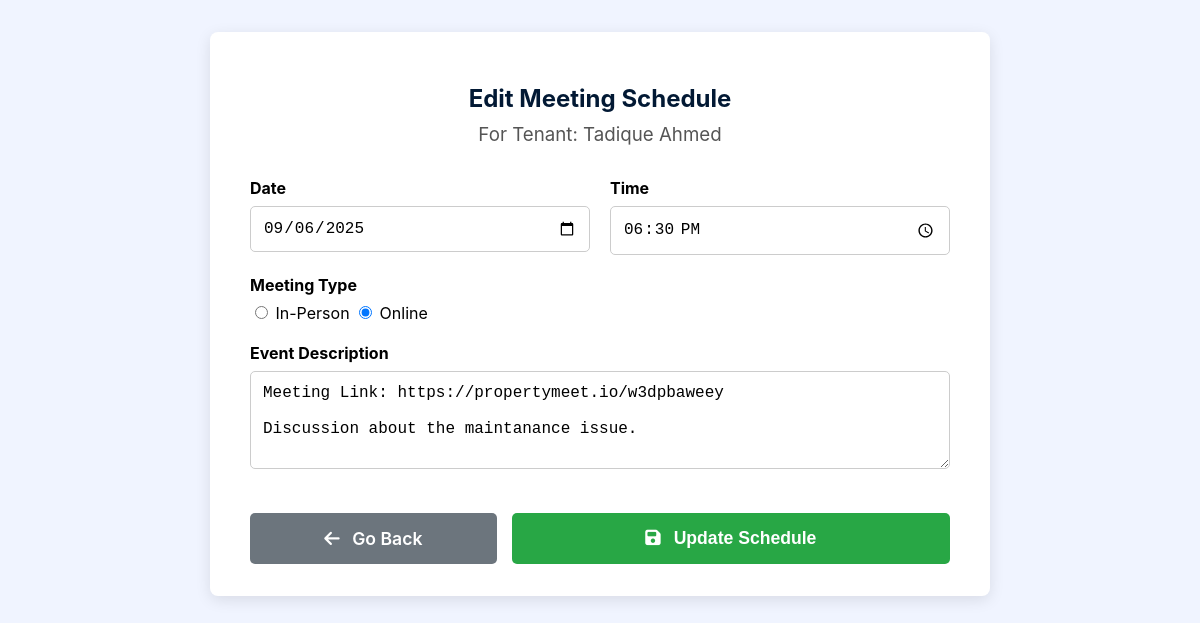
/edit_schedule.php?scheduleID=12 (signed in), run on the app's committed database.
### tables this page shows
CREATE TABLE `meeting_schedule` (
  `scheduleID` int(11) NOT NULL,
  `landlord_id` int(11) NOT NULL,
  `tenant_id` int(11) NOT NULL,
  `name` varchar(255) NOT NULL,
  `meetingType` varchar(100) DEFAULT NULL,
  `EventDescription` text DEFAULT NULL,
  `date` date NOT NULL,
  `time` time NOT NULL
);

### edit_schedule.php (the view, shortened to what this page needs)
<?php
$landlord_id = $_SESSION['user_id'];
$schedule_id = filter_input(INPUT_GET, 'scheduleID', FILTER_VALIDATE_INT);
$host = "localhost";
$username = "root";
$password = "";
$database = "property";
$conn = new mysqli($host, $username, $password, $database);
$fetchQuery = "SELECT * FROM meeting_schedule WHERE scheduleID = ? AND landlord_id = ?";
$stmt = $conn->prepare($fetchQuery);
$stmt->bind_param("ii", $schedule_id, $landlord_id);
$stmt->execute();
$result = $stmt->get_result();
$scheduleData = $result->fetch_assoc();
?>
<!DOCTYPE html>
<html lang="en">
<head>
    <link rel="stylesheet" href="https://cdnjs.cloudflare.com/ajax/libs/font-awesome/6.4.0/css/all.min.css">
</head>
<body>
    <main>
        <div class="form-container">
            <h2>Edit Meeting Schedule</h2>
            <h3>For Tenant: <?php echo htmlspecialchars($scheduleData['name']); ?></h3>
            <form method="POST" action="">
                <div class="form-field-group half-width">
                    <label for="date">Date</label>
                    <input type="date" id="date" name="date" required value="<?php echo htmlspecialchars($scheduleData['date']); ?>">
                </div>
                <div class="form-field-group half-width">
                    <label for="time">Time</label>
                    <input type="time" id="time" name="time" required value="<?php echo htmlspecialchars($scheduleData['time']); ?>">
                </div>
                <div class="form-field-group">
                    <label>Meeting Type</label>
                    <input type="radio" id="typeInPerson" name="meetingType" value="In-Person" <?php if ($scheduleData['meetingType'] === 'In-Person') echo 'checked'; ?>>
                    <label for="typeInPerson" style="display:inline; font-weight:normal;">In-Person</label>
                    <input type="radio" id="typeOnline" name="meetingType" value="Online" <?php if ($scheduleData['meetingType'] === 'Online') echo 'checked'; ?>>
                    <label for="typeOnline" style="display:inline; font-weight:normal;">Online</label>
                </div>
                <div class="form-field-group">
                    <label for="EventDescription">Event Description</label>
                    <textarea id="EventDescription" name="EventDescription" rows="4"><?php echo htmlspecialchars($scheduleData['EventDescription']); ?></textarea>
                </div>
                <div class="form-actions">
                    <a href="scheduleInfo.php" class="btn btn-back"><i class="fas fa-arrow-left"></i> Go Back</a>
                    <button type="submit" class="btn btn-update"><i class="fas fa-save"></i> Update Schedule</button>
                </div>
            </form>
        </div>
    </main>
</body>
</html>

### edit_schedule.php (style rules this page uses)
body { font-family: -apple-system, BlinkMacSystemFont, "Segoe UI", Roboto, Helvetica, Arial, sans-serif; margin: 0; background-color: #f0f4ff; }
main { padding: 2rem; }
.form-container { max-width: 700px; margin: auto; background: #fff; padding: 2rem 2.5rem; border-radius: 8px; box-shadow: 0 4px 15px rgba(0,0,0,0.1); }
h2 { text-align: center; color: #021934; }
h3 { text-align: center; color: #555; font-weight: normal; margin-top: -10px; margin-bottom: 2rem; }
form { display: flex; flex-wrap: wrap; gap: 20px; }
.form-field-group { flex-basis: 100%; }
.half-width { flex-basis: calc(50% - 10px); }
label { display: block; margin-bottom: 8px; font-weight: bold; }
input[type="date"], input[type="time"], textarea { width: 100%; padding: 12px; border: 1px solid #ccc; border-radius: 5px; font-size: 1rem; box-sizing: border-box; }
.form-actions { flex-basis: 100%; display: flex; gap: 15px; margin-top: 20px; }
.btn { flex-grow: 1; padding: 15px; font-size: 1.1rem; font-weight: 600; color: #fff; border: none; border-radius: 5px; cursor: pointer; text-align: center; text-decoration: none; display: inline-block; transition: background-color 0.2s ease-in-out; }
.btn i { margin-right: 8px; }
.btn-update { background-color: #28a745; flex-grow: 2; }
.btn-back { background-color: #6c757d; }

### data on the page
meeting_schedule: name "Tadique Ahmed", date "09/06/2025", time "18:30:00", meetingType "☐ In-Person", meetingType "☑ Online", EventDescription "Meeting Link: https://propertymeet.io/w3dpbaweey Discussion about the maintanance issue."
